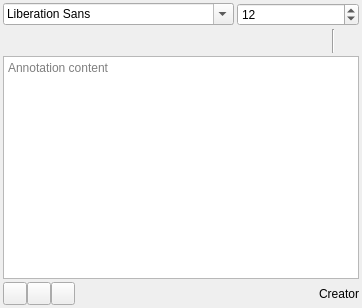
<?xml version="1.0" encoding="UTF-8"?>
<ui version="4.0">
 <class>TextSettings</class>
 <widget class="QWidget" name="TextSettings">
  <property name="geometry">
   <rect>
    <x>0</x>
    <y>0</y>
    <width>362</width>
    <height>308</height>
   </rect>
  </property>
  <layout class="QVBoxLayout">
   <property name="spacing">
    <number>3</number>
   </property>
   <property name="leftMargin">
    <number>3</number>
   </property>
   <property name="topMargin">
    <number>3</number>
   </property>
   <property name="rightMargin">
    <number>3</number>
   </property>
   <property name="bottomMargin">
    <number>3</number>
   </property>
   <item>
    <layout class="QHBoxLayout" name="headerLayout">
     <property name="spacing">
      <number>3</number>
     </property>
     <item>
      <widget class="QFontComboBox" name="font">
       <property name="minimumSize">
        <size>
         <width>24</width>
         <height>0</height>
        </size>
       </property>
      </widget>
     </item>
     <item>
      <widget class="KisDoubleSliderSpinBox" name="size">
       <property name="decimals">
        <number>0</number>
       </property>
       <property name="minimum">
        <double>1.000000000000000</double>
       </property>
       <property name="maximum">
        <double>10000.000000000000000</double>
       </property>
       <property name="value">
        <double>12.000000000000000</double>
       </property>
      </widget>
     </item>
    </layout>
   </item>
   <item>
    <layout class="QHBoxLayout" name="topLayout">
     <property name="spacing">
      <number>0</number>
     </property>
     <item>
      <widget class="QToolButton" name="halign">
       <property name="font">
        <font>
         <italic>true</italic>
        </font>
       </property>
       <property name="toolTip">
        <string>Horizontal alignment</string>
       </property>
       <property name="popupMode">
        <enum>QToolButton::InstantPopup</enum>
       </property>
       <property name="autoRaise">
        <bool>true</bool>
       </property>
      </widget>
     </item>
     <item>
      <widget class="QToolButton" name="valign">
       <property name="toolTip">
        <string>Vertical alignment</string>
       </property>
       <property name="popupMode">
        <enum>QToolButton::InstantPopup</enum>
       </property>
       <property name="autoRaise">
        <bool>true</bool>
       </property>
      </widget>
     </item>
     <item>
      <spacer name="topSpacer">
       <property name="orientation">
        <enum>Qt::Horizontal</enum>
       </property>
       <property name="sizeHint" stdset="0">
        <size>
         <width>40</width>
         <height>20</height>
        </size>
       </property>
      </spacer>
     </item>
     <item>
      <widget class="widgets::ColorButton" name="btnBackground">
       <property name="minimumSize">
        <size>
         <width>24</width>
         <height>24</height>
        </size>
       </property>
       <property name="toolTip">
        <string>Background color</string>
       </property>
       <property name="autoRaise">
        <bool>true</bool>
       </property>
       <property name="color" stdset="0">
        <color>
         <red>0</red>
         <green>0</green>
         <blue>0</blue>
        </color>
       </property>
       <property name="setAlpha" stdset="0">
        <bool>true</bool>
       </property>
      </widget>
     </item>
     <item>
      <widget class="widgets::ColorButton" name="btnTextColor">
       <property name="minimumSize">
        <size>
         <width>24</width>
         <height>24</height>
        </size>
       </property>
       <property name="toolTip">
        <string>Text color</string>
       </property>
       <property name="autoRaise">
        <bool>true</bool>
       </property>
       <property name="setAlpha" stdset="0">
        <bool>true</bool>
       </property>
      </widget>
     </item>
     <item>
      <widget class="QToolButton" name="bold">
       <property name="font">
        <font>
         <weight>75</weight>
         <bold>true</bold>
        </font>
       </property>
       <property name="toolTip">
        <string>Bold</string>
       </property>
       <property name="icon">
        <iconset theme="format-text-bold">
         <normaloff>theme:format-text-bold.svg</normaloff>theme:format-text-bold.svg</iconset>
       </property>
       <property name="checkable">
        <bool>true</bool>
       </property>
       <property name="autoRaise">
        <bool>true</bool>
       </property>
      </widget>
     </item>
     <item>
      <widget class="QToolButton" name="italic">
       <property name="font">
        <font>
         <italic>true</italic>
        </font>
       </property>
       <property name="toolTip">
        <string>Italic</string>
       </property>
       <property name="icon">
        <iconset theme="format-text-italic">
         <normaloff>theme:format-text-italic.svg</normaloff>theme:format-text-italic.svg</iconset>
       </property>
       <property name="checkable">
        <bool>true</bool>
       </property>
       <property name="autoRaise">
        <bool>true</bool>
       </property>
      </widget>
     </item>
     <item>
      <widget class="QToolButton" name="underline">
       <property name="toolTip">
        <string>Underline</string>
       </property>
       <property name="icon">
        <iconset theme="format-text-underline">
         <normaloff>theme:format-text-underline.svg</normaloff>theme:format-text-underline.svg</iconset>
       </property>
       <property name="checkable">
        <bool>true</bool>
       </property>
       <property name="autoRaise">
        <bool>true</bool>
       </property>
      </widget>
     </item>
     <item>
      <widget class="QToolButton" name="strikethrough">
       <property name="toolTip">
        <string>Strikethrough</string>
       </property>
       <property name="icon">
        <iconset theme="format-text-strikethrough">
         <normaloff>theme:format-text-strikethrough.svg</normaloff>theme:format-text-strikethrough.svg</iconset>
       </property>
       <property name="checkable">
        <bool>true</bool>
       </property>
       <property name="autoRaise">
        <bool>true</bool>
       </property>
      </widget>
     </item>
     <item>
      <widget class="Line" name="line">
       <property name="orientation">
        <enum>Qt::Vertical</enum>
       </property>
      </widget>
     </item>
     <item>
      <widget class="QToolButton" name="render">
       <property name="toolTip">
        <string>Rendering</string>
       </property>
       <property name="popupMode">
        <enum>QToolButton::InstantPopup</enum>
       </property>
       <property name="autoRaise">
        <bool>true</bool>
       </property>
      </widget>
     </item>
    </layout>
   </item>
   <item>
    <widget class="QTextEdit" name="content">
     <property name="placeholderText">
      <string>Annotation content</string>
     </property>
    </widget>
   </item>
   <item>
    <layout class="QHBoxLayout" name="bottomLayout">
     <property name="spacing">
      <number>0</number>
     </property>
     <item>
      <widget class="widgets::GroupedToolButton" name="protectButton">
       <property name="groupPosition">
        <enum>widgets::GroupedToolButton::GroupLeft</enum>
       </property>
      </widget>
     </item>
     <item>
      <widget class="widgets::GroupedToolButton" name="mergeButton">
       <property name="groupPosition">
        <enum>widgets::GroupedToolButton::GroupCenter</enum>
       </property>
      </widget>
     </item>
     <item>
      <widget class="widgets::GroupedToolButton" name="deleteButton">
       <property name="groupPosition">
        <enum>widgets::GroupedToolButton::GroupRight</enum>
       </property>
      </widget>
     </item>
     <item>
      <widget class="QLabel" name="creatorLabel">
       <property name="sizePolicy">
        <sizepolicy hsizetype="Expanding" vsizetype="Preferred">
         <horstretch>0</horstretch>
         <verstretch>0</verstretch>
        </sizepolicy>
       </property>
       <property name="text">
        <string notr="true">Creator</string>
       </property>
       <property name="alignment">
        <set>Qt::AlignRight|Qt::AlignTrailing|Qt::AlignVCenter</set>
       </property>
      </widget>
     </item>
    </layout>
   </item>
  </layout>
 </widget>
 <customwidgets>
  <customwidget>
   <class>widgets::GroupedToolButton</class>
   <extends>QToolButton</extends>
   <header>desktop/widgets/groupedtoolbutton.h</header>
  </customwidget>
  <customwidget>
   <class>KisDoubleSliderSpinBox</class>
   <extends>QDoubleSpinBox</extends>
   <header>desktop/widgets/kis_slider_spin_box.h</header>
  </customwidget>
  <customwidget>
   <class>widgets::ColorButton</class>
   <extends>QToolButton</extends>
   <header>desktop/widgets/colorbutton.h</header>
   <slots>
    <signal>colorChanged(QColor)</signal>
   </slots>
  </customwidget>
 </customwidgets>
 <resources/>
 <connections>
  <connection>
   <sender>italic</sender>
   <signal>toggled(bool)</signal>
   <receiver>content</receiver>
   <slot>setFontItalic(bool)</slot>
   <hints>
    <hint type="sourcelabel">
     <x>229</x>
     <y>54</y>
    </hint>
    <hint type="destinationlabel">
     <x>193</x>
     <y>95</y>
    </hint>
   </hints>
  </connection>
  <connection>
   <sender>size</sender>
   <signal>valueChanged(double)</signal>
   <receiver>content</receiver>
   <slot>setFontPointSize(double)</slot>
   <hints>
    <hint type="sourcelabel">
     <x>203</x>
     <y>16</y>
    </hint>
    <hint type="destinationlabel">
     <x>164</x>
     <y>118</y>
    </hint>
   </hints>
  </connection>
  <connection>
   <sender>btnTextColor</sender>
   <signal>colorChanged(QColor)</signal>
   <receiver>content</receiver>
   <slot>setTextColor(QColor)</slot>
   <hints>
    <hint type="sourcelabel">
     <x>181</x>
     <y>55</y>
    </hint>
    <hint type="destinationlabel">
     <x>113</x>
     <y>94</y>
    </hint>
   </hints>
  </connection>
  <connection>
   <sender>underline</sender>
   <signal>toggled(bool)</signal>
   <receiver>content</receiver>
   <slot>setFontUnderline(bool)</slot>
   <hints>
    <hint type="sourcelabel">
     <x>248</x>
     <y>50</y>
    </hint>
    <hint type="destinationlabel">
     <x>242</x>
     <y>172</y>
    </hint>
   </hints>
  </connection>
 </connections>
</ui>
